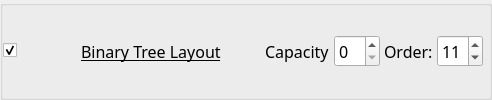
        <widget class="QGroupBox" name="GB_b_binaryTreeLayout">
         <property name="sizePolicy">
          <sizepolicy hsizetype="Preferred" vsizetype="Maximum">
           <horstretch>0</horstretch>
           <verstretch>0</verstretch>
          </sizepolicy>
         </property>
         <property name="title">
          <string/>
         </property>
         <property name="flat">
          <bool>true</bool>
         </property>
         <layout class="QGridLayout" name="gridLayout_65">
          <property name="leftMargin">
           <number>0</number>
          </property>
          <property name="horizontalSpacing">
           <number>4</number>
          </property>
          <item row="0" column="0">
           <widget class="QCheckBox" name="kcfg_binaryTreeLayoutEnabled">
            <property name="accessibleName">
             <string>Binary Tree Layout</string>
            </property>
            <property name="checked">
             <bool>true</bool>
            </property>
           </widget>
          </item>
          <item row="0" column="1">
           <widget class="QToolButton" name="binarytreeLayoutPictogram">
            <property name="icon">
             <iconset theme="krohnkite-layout-binarytree"/>
            </property>
            <property name="iconSize">
             <size><width>48</width><height>32</height></size>
            </property>
            <property name="minimumSize">
             <size><width>56</width><height>40</height></size>
            </property>
            <property name="maximumSize">
             <size><width>56</width><height>40</height></size>
            </property>
            <property name="autoRaise"><bool>true</bool></property>
            <property name="focusPolicy"><enum>Qt::FocusPolicy::NoFocus</enum></property>
            <property name="accessibleName"><string>Binary Tree Layout preview</string></property>
            <property name="styleSheet">
             <string notr="true">QToolButton { border: none; background: transparent; } QToolButton:hover { border: none; background: transparent; } QToolButton:pressed { border: none; background: transparent; }</string>
            </property>
           </widget>
          </item>
          <property name="topMargin">
           <number>0</number>
          </property>
          <property name="rightMargin">
           <number>6</number>
          </property>
          <property name="bottomMargin">
           <number>0</number>
          </property>
          <property name="verticalSpacing">
           <number>0</number>
          </property>
          <item row="0" column="6">
           <widget class="QLabel" name="label_112">
            <property name="font">
             <font>
              <family>Noto Sans</family>
              <pointsize>12</pointsize>
              <italic>false</italic>
              <bold>false</bold>
              <underline>false</underline>
             </font>
            </property>
            <property name="text">
             <string>Order:</string>
            </property>
           </widget>
          </item>
          <item row="0" column="3">
           <spacer name="horizontalSpacer_59">
            <property name="orientation">
             <enum>Qt::Orientation::Horizontal</enum>
            </property>
            <property name="sizeHint" stdset="0">
             <size>
              <width>40</width>
              <height>20</height>
             </size>
            </property>
           </spacer>
          </item>
          <item row="0" column="7">
           <widget class="QSpinBox" name="kcfg_binaryTreeLayoutOrder">
            <property name="font">
             <font>
              <family>Noto Sans</family>
              <pointsize>12</pointsize>
              <italic>false</italic>
              <bold>false</bold>
              <underline>false</underline>
             </font>
            </property>
            <property name="toolTip">
             <string>Order in layout rotation</string>
            </property>
            <property name="minimum">
             <number>1</number>
            </property>
            <property name="maximum">
             <number>13</number>
            </property>
            <property name="value">
             <number>11</number>
            </property>
           </widget>
          </item>
          <item row="0" column="5">
           <widget class="QSpinBox" name="kcfg_binaryTreeLayoutCapacity">
            <property name="font">
             <font>
              <family>Noto Sans</family>
              <pointsize>12</pointsize>
              <italic>false</italic>
              <bold>false</bold>
              <underline>false</underline>
             </font>
            </property>
            <property name="toolTip">
             <string>&lt;html&gt;&lt;head/&gt;&lt;body&gt;&lt;p&gt;0 - to disable&lt;/p&gt;&lt;/body&gt;&lt;/html&gt;</string>
            </property>
            <property name="maximum">
             <number>99</number>
            </property>
            <property name="value">
             <number>0</number>
            </property>
           </widget>
          </item>
          <item row="0" column="4">
           <widget class="QLabel" name="label_57">
            <property name="font">
             <font>
              <family>Noto Sans</family>
              <pointsize>12</pointsize>
              <italic>false</italic>
              <bold>false</bold>
              <underline>false</underline>
             </font>
            </property>
            <property name="text">
             <string>Capacity</string>
            </property>
           </widget>
          </item>
          <item row="0" column="2">
           <widget class="QLabel" name="label_111">
            <property name="font">
             <font>
              <family>Noto Sans</family>
              <pointsize>12</pointsize>
              <italic>false</italic>
              <bold>false</bold>
              <underline>true</underline>
             </font>
            </property>
            <property name="text">
             <string>Binary Tree Layout</string>
            </property>
            <property name="margin">
             <number>0</number>
            </property>
            <property name="buddy">
             <cstring>kcfg_binaryTreeLayoutEnabled</cstring>
            </property>
           </widget>
          </item>
          </layout>
        </widget>
